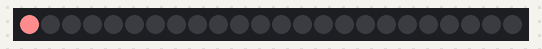
A sketch run on a simulated Arduino Uno, built with avr-gcc and run on an emulated ATmega328P. Shown: 24 RGB LEDs in strip order, left to right. The local clock reads 2024-03-15 10:24:30 at power-on unless the sketch sets it; what the sketch prints to the serial monitor is not drawn.

Above: at 0.01 s.
At 0.62 s:
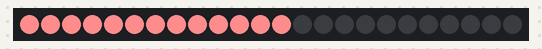
At 1.2 s:
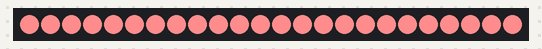

The sketch:

PlantLamp.ino
```cpp
#include <Adafruit_NeoPixel.h>
#include "RTClib.h"
#include <Wire.h>

#define LED_PIN 3
#define LED_COUNT 24

Adafruit_NeoPixel strip(LED_COUNT, LED_PIN, NEO_GRB + NEO_KHZ800);
RTC_DS3231 rtc;

char daysOfTheWeek[7][12] = {"Sunday", "Monday", "Tuesday", "Wednesday", "Thursday", "Friday", "Saturday"};

void setup()
{
  Serial.begin(57600);

  pinMode(LED_PIN, OUTPUT);
  strip.begin();
  strip.show();

  if (!rtc.begin())
  {
    Serial.println("Couldn't find RTC");
    Serial.flush();
    abort();
  }

  if (rtc.lostPower())
  {
    Serial.println("RTC lost power, let's set the time!");
    rtc.adjust(DateTime(F(__DATE__), F(__TIME__)));
  }
}

void loop()
{
  DateTime now = rtc.now();

  int currHour = now.hour();

  Serial.println(currHour);

  if (currHour >= 7 && currHour <= 17)
  {
    for (int i = 0; i < LED_COUNT; i++)
    {
      strip.setPixelColor(i, strip.Color(255, 140, 140));
      strip.show();
      delay(50);
    }
    delay(59000);
  }
  else
  {
    for (int i = 0; i < LED_COUNT; i++)
    {
      strip.setPixelColor(i, strip.Color(0, 0, 0));
      strip.show();
      delay(50);
    }
    delay(60000);
  }
}
```
